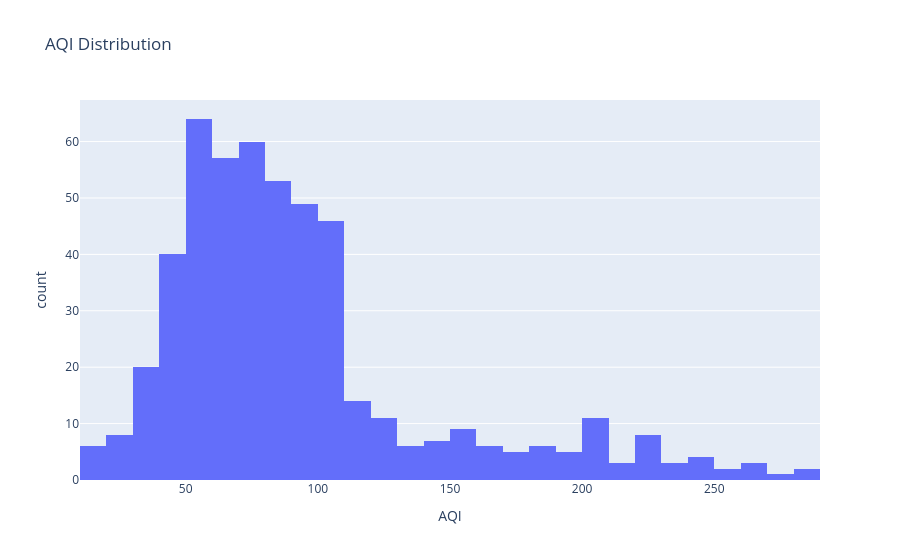

Notebook cell for this chart:
### Markdown cell above
# Key Findings
-AQI distribution is right-skewed, indicating extreme pollution events
-Majority of observations fall under Moderate and Poor categories
-Pollution levels vary significantly across cities and states
-co is the major contributors to air pollution
-Strong positive relationship exists between pollutant concentration and AQI
-Some regions consistently show higher pollution levels that is yamuna nagar,brajraj nagar

### Code cell
fig = px.histogram(aqi_df, x='AQI', nbins=30, title="AQI Distribution")
fig.show()

### Figure 1 — Plotly figure (JSON) as saved in the notebook; plotly's stock layout.template omitted (floating-point values rounded to 4 significant figures; data arrays with more than 128 entries replaced by an {"elided": "..."} marker saying what was removed)
{"data": [{"bingroup": "x", "hovertemplate": "AQI=%{x}<br>count=%{y}<extra></extra>", "legendgroup": "", "marker": {"color": "#636efa", "pattern": {"shape": ""}}, "name": "", "nbinsx": 30, "orientation": "v", "showlegend": false, "type": "histogram", "x": {"elided": "509 float values"}, "xaxis": "x", "yaxis": "y"}], "layout": {"barmode": "relative", "legend": {"tracegroupgap": 0}, "title": {"text": "AQI Distribution"}, "xaxis": {"anchor": "y", "domain": [0, 1], "title": {"text": "AQI"}}, "yaxis": {"anchor": "x", "domain": [0, 1], "title": {"text": "count"}}}}
